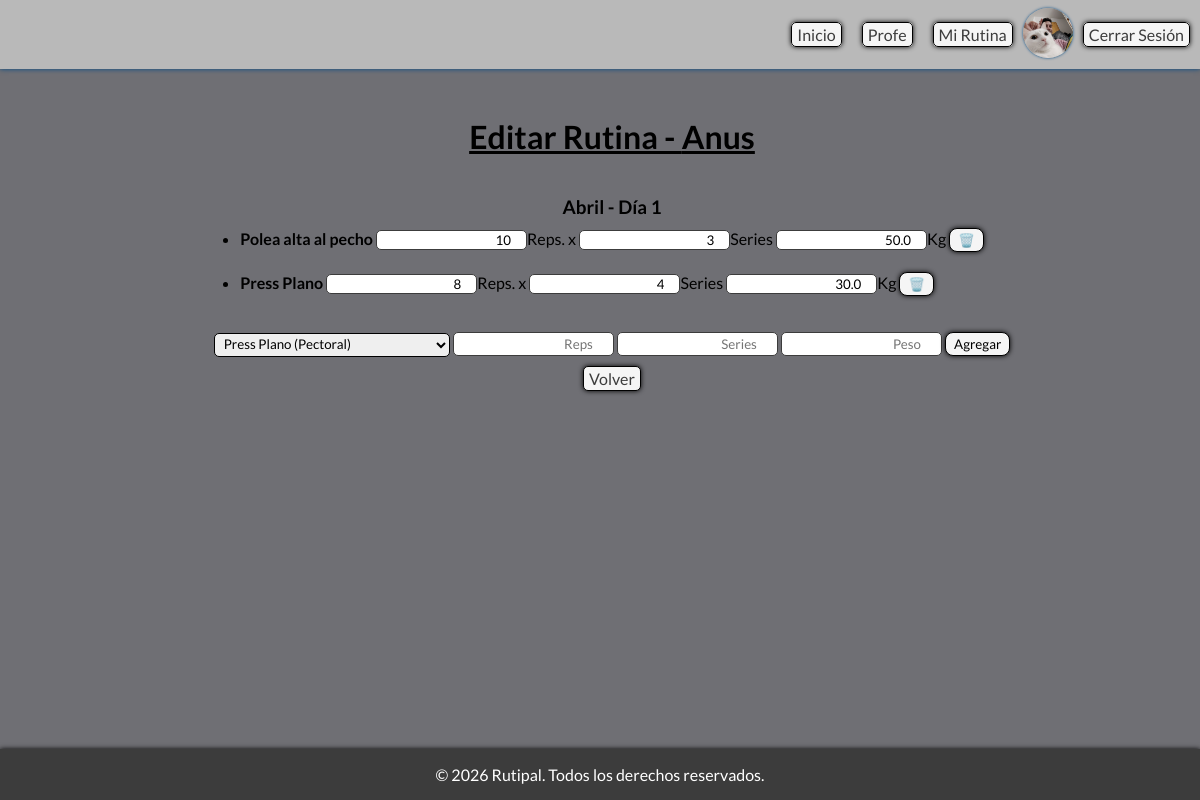
Screenshot of /rutinas/editar/4/ (signed in) with the database file from the repository.
### usuarios/models.py (models this page shows, shortened)
class Usuario(AbstractUser):
    dni = models.CharField(max_length=8, unique=True, blank=True, null=True)
    foto = models.ImageField(upload_to='fotos_usuarios/', blank=True, null=True)
    telefono = models.CharField(max_length=10, blank=True, null=True)
    tipo_usuario = models.CharField(max_length=20, choices=[
        ('alumno', 'Alumno'),
        ('profesor', 'Profesor'),
    ], default='alumno')
    @property
    def is_profesor(self):
        return self.tipo_usuario == 'profesor'
    @property
    def is_alumno(self):
        return self.tipo_usuario == 'alumno'
    class Meta:
        verbose_name = "Usuario"
        verbose_name_plural = "Usuarios"

### rutinas/models.py (models this page shows, shortened)
class DiaRutina(models.Model):
    usuario = models.ForeignKey('usuarios.Usuario', on_delete=models.CASCADE)
    mes = models.CharField(max_length=20)
    dia = models.IntegerField()
    class Meta:
        unique_together = ('usuario', 'mes', 'dia')
        verbose_name = "Día de Rutina"
        verbose_name_plural = "Días de Rutina"
        ordering = ['mes', 'dia']

class RutinaEjercicio(models.Model):
    rutina = models.ForeignKey(DiaRutina, on_delete=models.CASCADE, related_name='ejercicios')
    ejercicio = models.ForeignKey(Ejercicio, on_delete=models.CASCADE)
    peso = models.FloatField(null=True, blank=True)
    repeticiones = models.IntegerField(null=True, blank=True)
    series = models.IntegerField(null=True, blank=True)
    class Meta:
        unique_together = ('rutina', 'ejercicio')
        verbose_name = "Ejercicio en Rutina"
        verbose_name_plural = "Ejercicios en Rutina"

class Ejercicio(models.Model):
    nombre = models.CharField(max_length=100)
    musculo = models.CharField(max_length=100)
    descripcion = models.TextField()
    imagen = models.ImageField(upload_to='ejercicios/', blank=True, null=True)
    url = models.URLField(blank=True, null=True)
    class Meta:
        unique_together = ('nombre', 'musculo')
        verbose_name = "Ejercicio"
        verbose_name_plural = "Ejercicios"

### rutinas/views.py (the view, shortened to what this page needs)
# urls.py: path('editar/<int:rutina_id>/', views.editar_rutina, name='editar-rutina'),
@login_required
def editar_rutina(request, rutina_id):
    rutina = get_object_or_404(DiaRutina, id=rutina_id)
    if request.user != Usuario.objects.filter(tipo_usuario='profesor').first():
        return redirect('rutinas:rutinas')
    ejercicios = rutina.ejercicios.all()# type: ignore
    todos_ejercicios = Ejercicio.objects.all()
    return render(request, 'rutinas/editar-rutina.html', {
        'rutina': rutina,
        'ejercicios': ejercicios,
        'todos_ejercicios': todos_ejercicios
    })

### rutinas/templates/rutinas/editar-rutina.html (shortened to what this page needs)
{% extends 'core/components/base.html' %}
{% load static %}
{% block content %}
    <div class="main-rutinas">
        <h2>Editar Rutina - {{ rutina.usuario.username }}</h2>
        <h3>{{ rutina.mes }} - Día {{ rutina.dia }}</h3>
        <div class="form-rutina-muestra">
            <ul>
                {% for r in ejercicios %}
                    <li id="ejercicio-{{ r.id }}">
                        <strong>{{ r.ejercicio.nombre }}</strong>
                        <label><input type="number"
                            value="{{ r.repeticiones }}"
                            data-id="{{ r.id }}"
                            data-field="repeticiones"
                            class="auto-save">Reps. x </label>
                        <label><input type="number"
                            value="{{ r.series }}"
                            data-id="{{ r.id }}"
                            data-field="series"
                            class="auto-save">Series</label>
                        <label><input type="number"
                            step="0.5"
                            value="{{ r.peso|stringformat:'.1f' }}"
                            data-id="{{ r.id }}"
                            data-field="peso"
                            class="auto-save">Kg</label>
                        <button type="button" class="eliminar-ejercicio" data-id="{{ r.id }}">🗑️</button>
                    </li>
                {% endfor %}
            </ul>
            <form method="POST" class="form-agregar-ejercicio">
                <select name="ejercicio_id">
                    {% for e in todos_ejercicios %}
                        <option value="{{ e.id }}">{{ e.nombre }} ({{ e.musculo }})</option>
                    {% endfor %}
                </select>
                <input type="number" name="reps" placeholder="Reps">
                <input type="number" name="series" placeholder="Series">
                <input type="number" step="0.5" name="peso" placeholder="Peso">
                <button type="submit" name="agregar">Agregar</button>
            </form>
        </div>
        <a href="{% url 'rutinas:ver-rutinas' %}" class="link rojo">Volver</a>
    </div>
{% endblock content %}

### core/templates/core/components/header.html
<nav>
    <ul class="menu">
        <li><a class="link" href="{% url 'core:index' %}">Inicio</a></li>
        {%if user.is_alumno%}
            <li><a class="link" href="{% url 'rutinas:rutinas' %}">Mi Rutina</a></li>
            {% if user.foto %}
                <div class="foto-nav">
                    <a href="{% url 'usuarios:perfil' %}" title="Perfil"><img src="{{ user.foto.url }}"></a>
                </div>
            {% else %}
                <li><a class="link" href="{% url 'usuarios:perfil' %}">Perfil</a></li>
            {% endif %}
            <li><a class="link rojo" href="{% url 'usuarios:logout' %}">Cerrar Sesión</a></li>
            {% elif user.is_profesor %}
            <li><a class="link" href="{% url 'rutinas:centro-rutinas' %}">Profe</a></li>
            <li><a href="{% url 'rutinas:rutinas' %}" class="link celeste">Mi Rutina</a></li>
            {% if user.foto %}
                <div class="foto-nav">
                    <a href="{% url 'usuarios:perfil' %}" title="Perfil"><img src="{{ user.foto.url }}"></a>
                </div>
            {% else %}
                <li><a class="link" href="{% url 'usuarios:perfil' %}">Perfil</a></li>
            {% endif %}
            <li><a class="link rojo" href="{% url 'usuarios:logout' %}">Cerrar Sesión</a></li>
        {% else %}
            <li><a class="link" href="{% url 'usuarios:login' %}">Iniciar Sesión</a></li>
            <li><a class="link verde" href="{% url 'usuarios:registro' %}">Crear Cuenta</a></li>
        {% endif %}
    </ul>
</nav>

### static/css/style.css (style rules this page uses)
* { margin: 0; padding: 0; box-sizing: border-box; font-family: "Lato", sans-serif; }
:root { --blanco: #ffffff; --celeste: #00bcd4; --azul-oscuro: #004a86; --azul: #000faf; --gris-claro: #f5f5f5; --gris: #b9b9b9; --gris-azul: #6f6f74; --gris-oscuro: #3c3c3c; --negro: #000000; --violeta: #c44fdc; --verde: #87ff8b; --verde-oscuro: #27752a; --rojo: #fc6565; }
body { min-height: 100vh; background-color: var(--gris-azul); display: flex; flex-direction: column; }
.menu li { list-style: none; }
.link { background-color: var(--gris-claro); border: .5px solid var(--negro); box-shadow: 0 0 5px var(--negro); border-radius: 5px; padding: 2px 5px; margin: 0 10px; transition-duration: .5s; text-decoration: none; text-align: center; color: var(--gris-oscuro); }

### rows the page displays
Usuario: foto (picture)
DiaRutina: usuario.username "Anus", mes "Abril", dia "1"
RutinaEjercicio: ejercicio.nombre "Polea alta al pecho", repeticiones "10", series "3", peso "50.0"
RutinaEjercicio: ejercicio.nombre "Press Plano", repeticiones "8", series "4", peso "30.0"

### other values shown
form field ejercicio_id "Press Plano (Pectoral)"
